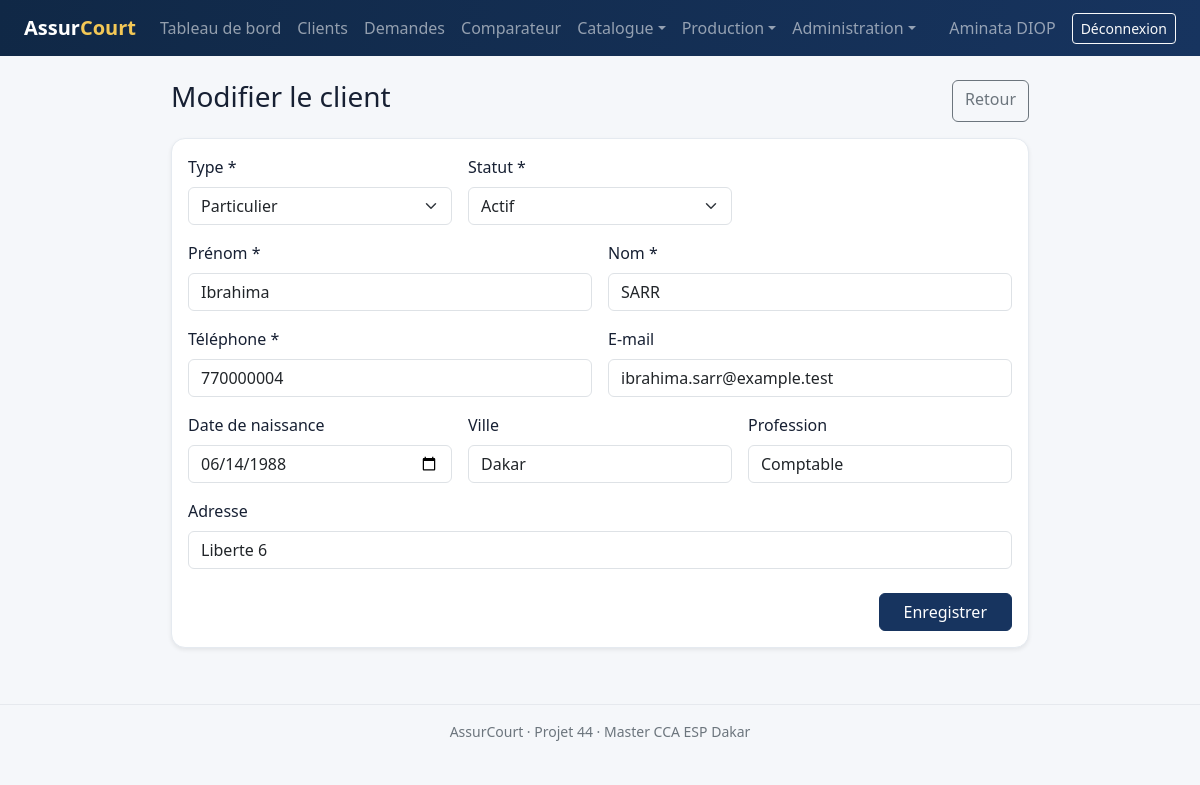
The app's page /public/clients/form.php?id=1 (signed in) with its own data.
### tables this page shows
CREATE TABLE clients (
    id BIGINT UNSIGNED AUTO_INCREMENT PRIMARY KEY,
    agent_id BIGINT UNSIGNED NULL,
    numero_client VARCHAR(30) NOT NULL UNIQUE,
    type_client ENUM('particulier','entreprise') NOT NULL DEFAULT 'particulier',
    nom VARCHAR(100) NULL,
    prenom VARCHAR(120) NULL,
    raison_sociale VARCHAR(190) NULL,
    date_naissance DATE NULL,
    email VARCHAR(190) NULL,
    telephone VARCHAR(30) NOT NULL,
    adresse VARCHAR(255) NULL,
    ville VARCHAR(100) NULL,
    profession VARCHAR(120) NULL,
    statut ENUM('prospect','actif','inactif') NOT NULL DEFAULT 'prospect',
    created_at TIMESTAMP NOT NULL DEFAULT CURRENT_TIMESTAMP,
    updated_at TIMESTAMP NOT NULL DEFAULT CURRENT_TIMESTAMP ON UPDATE CURRENT_TIMESTAMP,
    INDEX idx_client_recherche (nom, prenom, raison_sociale),
    INDEX idx_client_statut (statut),
    CONSTRAINT fk_client_agent FOREIGN KEY (agent_id) REFERENCES utilisateurs(id) ON DELETE SET NULL
);

### includes/helpers.php (called while the page is built, shortened)
<?php
function e(?string $value): string
{
    return htmlspecialchars($value ?? '', ENT_QUOTES | ENT_SUBSTITUTE, 'UTF-8');
}

### public/clients/form.php (the view, shortened to what this page needs)
<?php
$db=Database::connection(); $id=max(0,(int)($_GET['id']??$_POST['id']??0)); $errors=[];
$client=['type_client'=>'particulier','nom'=>'','prenom'=>'','raison_sociale'=>'','date_naissance'=>'','email'=>'','telephone'=>'','adresse'=>'','ville'=>'','profession'=>'','statut'=>'prospect'];
if($id){$s=$db->prepare('SELECT * FROM clients WHERE id=?');$s->execute([$id]);$client=$s->fetch();if(!$client){http_response_code(404);exit('Client introuvable.');}}
$title=$id?'Modifier le client':'Nouveau client';require __DIR__.'/../../includes/header.php';
?>
<div class="row justify-content-center"><div class="col-xl-9"><div class="d-flex justify-content-between mb-3"><h1 class="h3"><?= e($title) ?></h1><a href="index.php" class="btn btn-outline-secondary">Retour</a></div>
<form method="post" class="card card-body shadow-sm needs-validation" novalidate><?= csrf_field() ?><input type="hidden" name="id" value="<?= $id ?>">
<div class="row g-3"><div class="col-md-4"><label class="form-label">Type *</label><select class="form-select" name="type_client" id="typeClient"><option value="particulier" <?= $client['type_client']==='particulier'?'selected':'' ?>>Particulier</option><option value="entreprise" <?= $client['type_client']==='entreprise'?'selected':'' ?>>Entreprise</option></select></div><div class="col-md-4"><label class="form-label">Statut *</label><select class="form-select" name="statut"><?php foreach(['prospect'=>'Prospect','actif'=>'Actif','inactif'=>'Inactif'] as $v=>$l): ?><option value="<?= $v ?>" <?= $client['statut']===$v?'selected':'' ?>><?= $l ?></option><?php endforeach ?></select></div>
<div class="col-md-6 person-field"><label class="form-label">Prénom *</label><input class="form-control" name="prenom" value="<?= e($client['prenom']) ?>"></div><div class="col-md-6 person-field"><label class="form-label">Nom *</label><input class="form-control" name="nom" value="<?= e($client['nom']) ?>"></div>
<div class="col-md-6"><label class="form-label">Téléphone *</label><input class="form-control" name="telephone" value="<?= e($client['telephone']) ?>" required></div><div class="col-md-6"><label class="form-label">E-mail</label><input type="email" class="form-control" name="email" value="<?= e($client['email']) ?>"></div>
<div class="col-md-4 person-field"><label class="form-label">Date de naissance</label><input type="date" class="form-control" name="date_naissance" value="<?= e($client['date_naissance']) ?>"></div><div class="col-md-4"><label class="form-label">Ville</label><input class="form-control" name="ville" value="<?= e($client['ville']) ?>"></div><div class="col-md-4 person-field"><label class="form-label">Profession</label><input class="form-control" name="profession" value="<?= e($client['profession']) ?>"></div><div class="col-12"><label class="form-label">Adresse</label><input class="form-control" name="adresse" value="<?= e($client['adresse']) ?>"></div></div>
<div class="mt-4 text-end"><button class="btn btn-primary px-4">Enregistrer</button></div></form></div></div>
<?php require __DIR__.'/../../includes/footer.php'; ?>

### public/assets/css/app.css (style rules this page uses)
:root { --navy:#17345f;--blue:#2f6fae;--pale:#eaf2fb;--gold:#d4a72c;--ink:#172033 }
body { background:#f5f7fa;color:var(--ink);font-family:system-ui,-apple-system,"Segoe UI",sans-serif }
.card { border:1px solid #e5eaf0;border-radius:14px }
.btn-primary { background:var(--navy);border-color:var(--navy) }

### records on screen
clients: type_client "Particulier", statut "Actif", prenom "Ibrahima", nom "SARR", telephone "770000004", email "ibrahima.sarr@example.test", date_naissance "06/14/1988", ville "Dakar", profession "Comptable", adresse "Liberte 6"

### other values on screen
$_SESSION['user']['prenom'].' '.$_SESSION['user']['nom'] "Aminata DIOP"
$title "Modifier le client"
